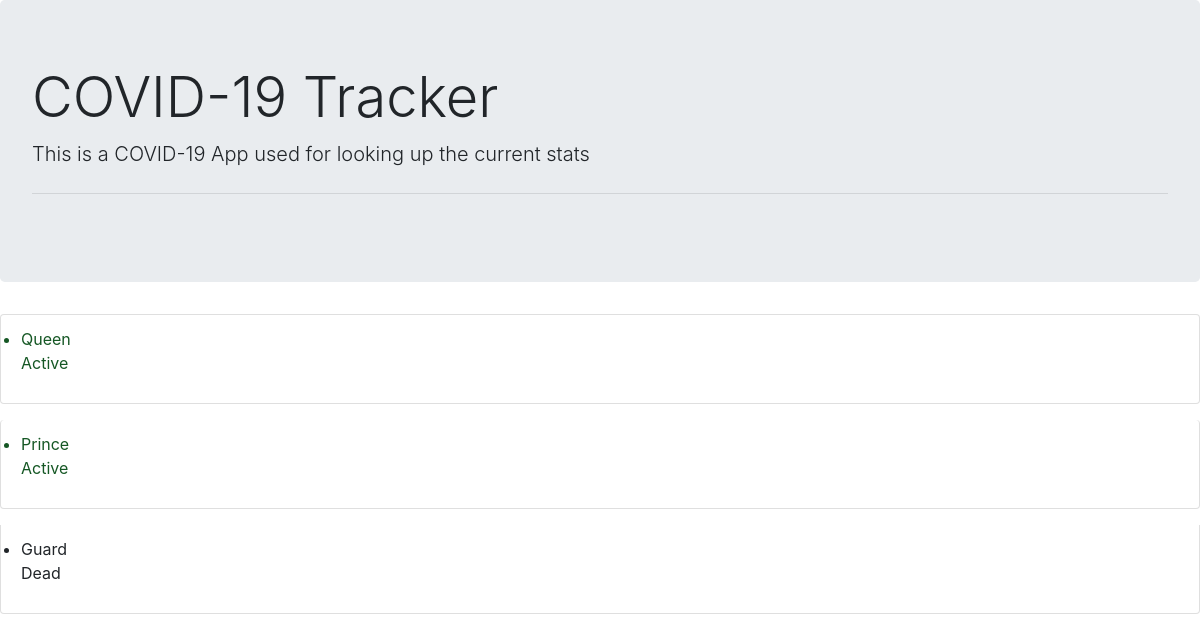
/countries/details/5, run on the app's committed database.
### covidcases/models.py (models this page shows, shortened)
class Patients(models.Model):
    active = 'active'
    dead = 'dead'
    choices_list = [
        (active, 'Active'),
        (dead, 'Dead')
    ]
    country = models.ForeignKey(Country, on_delete=models.CASCADE)
    patient_name = models.CharField(max_length=200)
    status = models.CharField(max_length = 6, choices = choices_list)

### covidcases/views.py (the view)
# urls.py: path('details/<int:country_id>', views.details, name='details')
def details(request, country_id):
    country = get_object_or_404(Country, pk=country_id)
    all_patients = country.patients_set.all()
    context = {
        'all_patients': all_patients
    }
    return render(request, 'covidcases/details.html', context)

### covidcases/templates/covidcases/details.html
{% extends './base.html' %}
{% block content %}
    {% if all_patients %}
    <ul class="list-group">
        {% for patient in all_patients %}
        {% if patient.status == "active"%}
        <div class="list-group-item alert alert-success">
            <li>{{ patient.patient_name }}
            <p>Active</p>
            </li>
        </div>
        {% else %}
        <div class="list-group-item">
            <li>{{ patient.patient_name }}
            <p>Dead</p>
            </li>
        </div>
        {% endif %}
        {% endfor %}
    </ul>
    {% else %}
    <div class="alert alert-danger">
        No Patients added yet
    </div>
    {% endif %}
{% endblock %}

### data on the page
Patients: patient_name "Queen"
Patients: patient_name "Prince"
Patients: patient_name "Guard"
